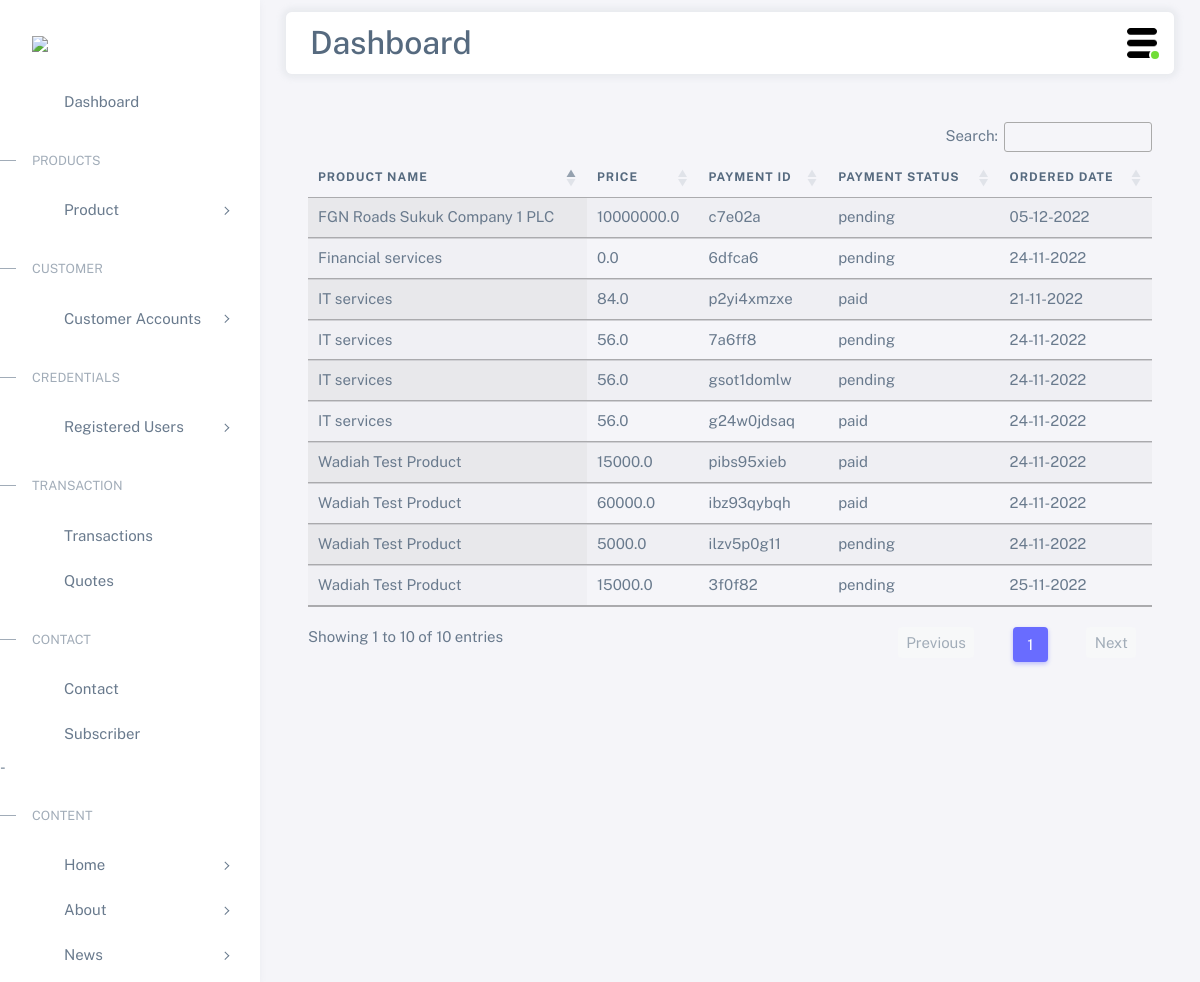
The page /devadmin/monthlyfilter/ (signed in) on the database its author committed.
### accounts/models.py (models this page shows, shortened)
class OrderPlaced(models.Model):
    user = models.ForeignKey(User, on_delete=models.CASCADE)
    product = models.ForeignKey(SubProduct, on_delete=models.SET_NULL, default= None, null=True)
    product_title = models.CharField(max_length=100,default=None,null=True)
    price = models.FloatField()
    modeofpayment = models.CharField(max_length=100)
    payment_id = models.CharField(max_length=100)
    ordered_date_time = models.DateTimeField(auto_now_add =True)
    ordered_date = models.DateField(auto_now_add =True)
    due_date = models.DateField(default='1970-01-01')
    updated = models.DateTimeField(auto_now=True)
    payment_status = models.CharField(max_length=50)
    quantity = models.FloatField()
    frequency = models.CharField(max_length=200, default='Null')
    currency = models.CharField(max_length=200, default='Null')

### accounts/views.py (the view)
# urls.py: path('devadmin/monthlyfilter/', views.monthlyfilter, name='monthlyfilter'),
def monthlyfilter(request):
    order = OrderPlaced.objects.all()
    return render(request, 'devadmin/monthlyfilter.html',{'orders':order})

### accounts/templates/devadmin/monthlyfilter.html (shortened to what this page needs)
{% extends 'devadmin/base.html' %}
{% load static %}
{% block main-content %}
<link rel="stylesheet" href="https://cdn.datatables.net/1.12.1/css/jquery.dataTables.min.css">
<link rel="stylesheet" href="https://cdn.datatables.net/datetime/1.1.2/css/dataTables.dateTime.min.css">
<link rel="stylesheet" href="https://cdn.datatables.net/1.12.1/css/dataTables.bootstrap4.min.css">
<link rel="stylesheet" href="https://cdn.datatables.net/buttons/2.2.3/css/buttons.bootstrap4.min.css">
<div class="m-5">
<table id="example" class="table display nowrap mt-3" style="width:100%">
  <thead>
      <tr>
          <th>Product Name</th>
          <th>Price</th>
          <th>Payment ID</th>
          <th>Payment Status</th>
          <th>Ordered Date</th>
        </tr>
  </thead>
  <tbody>
    {% for i in orders %}
    <tr>
        <td>{{i.product_title}}</td>
        <td>{{i.price}}</td>
        <td>{{i.payment_id}}</td>
        <td>{{i.payment_status}}</td>
        <td>{{i.ordered_date|date:"d-m-Y"}}</td>
      </tr>
    {% endfor %}
    </tbody>
</table>
</div>
{% endblock main-content %}

### accounts/static/accounts/css/style.css (style rules this page uses)
body, html { margin: 0; padding: 0; overflow-x: hidden; }

### rows shown on the page
OrderPlaced: product_title "IT services", price "84.0", payment_id "p2yi4xmzxe", payment_status "paid", ordered_date "21-11-2022"
OrderPlaced: product_title "Wadiah Test Product", price "15000.0", payment_id "pibs95xieb", payment_status "paid", ordered_date "24-11-2022"
OrderPlaced: product_title "Wadiah Test Product", price "60000.0", payment_id "ibz93qybqh", payment_status "paid", ordered_date "24-11-2022"
OrderPlaced: product_title "Financial services", price "0.0", payment_id "6dfca6", payment_status "pending", ordered_date "24-11-2022"
OrderPlaced: product_title "Wadiah Test Product", price "5000.0", payment_id "ilzv5p0g11", payment_status "pending", ordered_date "24-11-2022"
OrderPlaced: product_title "IT services", price "56.0", payment_id "7a6ff8", payment_status "pending", ordered_date "24-11-2022"
OrderPlaced: product_title "IT services", price "56.0", payment_id "gsot1domlw", payment_status "pending", ordered_date "24-11-2022"
OrderPlaced: product_title "IT services", price "56.0", payment_id "g24w0jdsaq", payment_status "paid", ordered_date "24-11-2022"
OrderPlaced: product_title "Wadiah Test Product", price "15000.0", payment_id "3f0f82", payment_status "pending", ordered_date "25-11-2022"
OrderPlaced: product_title "FGN Roads Sukuk Company 1 PLC", price "10000000.0", payment_id "c7e02a", payment_status "pending", ordered_date "05-12-2022"
